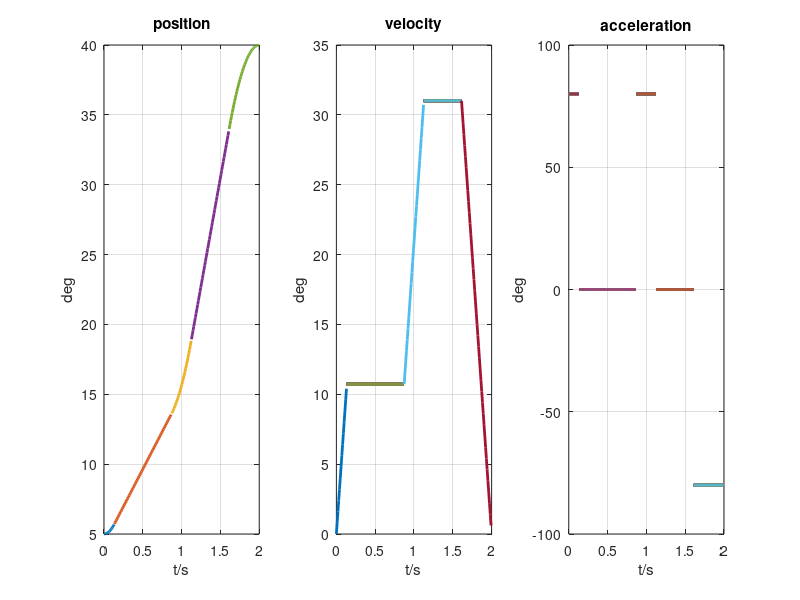
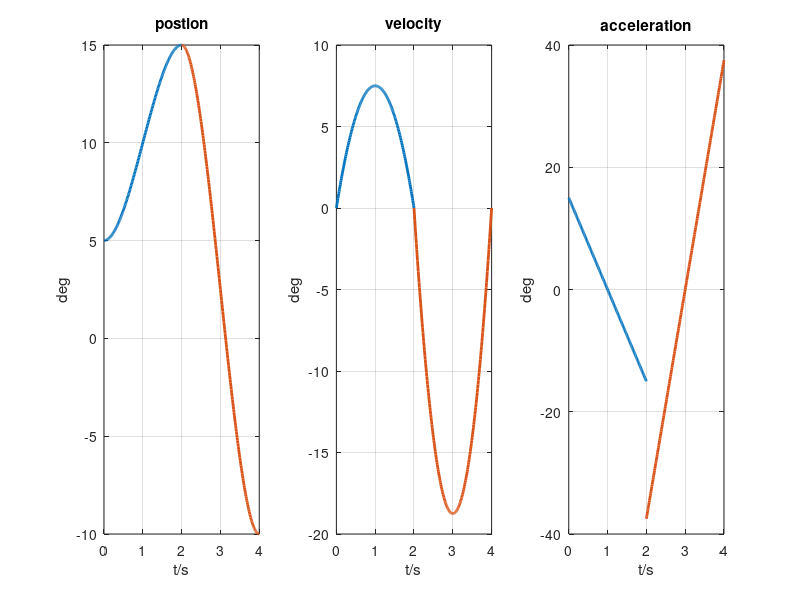

Write the MATLAB code that produced these figures, in order.
%%
% author: Liu Xiao
% ID: 21S053284
clear, clc

%% Q1
theta1 = 5;
theta2 = 15;
theta3 = 40;
acc = 80;
t_d12 = 1;
t_d23 = 1; 

%step1 
t_b1 = t_d12 - sqrt(t_d12*t_d12 - 2*(theta2-theta1)/acc);
v_12 = (theta2-theta1)/(t_d12-0.5*t_b1);

%step2
t_b3 = t_d23 - sqrt(t_d23*t_d23 - 2*(theta3-theta2)/acc);
v_23 = (theta3-theta2)/(t_d23-0.5*t_b3);

%step3
t_b2 = (v_23-v_12)/acc;

%function theta
f1 = @(t_) theta1 + 0.5*acc*t_.^2;
f2 = @(t_) f1(t_b1) + v_12 * (t_ - t_b1);
f3 = @(t_) f2(t_d12-0.5*t_b2) + v_12*(t_-(t_d12 - 0.5*t_b2)) + 1/2 * acc * (t_-(t_d12 - 0.5*t_b2)).^2;
f4 = @(t_) f3(t_d12+0.5*t_b2) + v_23 * (t_ - (t_d12+0.5*t_b2));
f5 = @(t_) f4(t_d12+t_d23-t_b3) + v_23*(t_ - (t_d12+t_d23-t_b3)) - 1/2*acc*((t_ - (t_d12+t_d23-t_b3))).^2;

%v
df1 = @(t_) acc*t_;
df2 = @(t_) v_12 * ones(size(t_, 2));
df3 = @(t_) v_12 + acc * (t_-(t_d12 - 0.5*t_b2));
df4 = @(t_) v_23* ones(size(t_, 2));
df5 = @(t_) v_23 - acc*((t_ - (t_d12+t_d23-t_b3)));

%acc
ddf1 = @(t_) acc * ones(size(t_, 2));
ddf2 = @(t_) zeros(size(t_, 2));
ddf3 = @(t_) acc * ones(size(t_, 2));
ddf4 = @(t_) zeros(size(t_, 2));
ddf5 = @(t_) -acc * ones(size(t_, 2));

tt1 = 0:1e-2:t_b1;
tt2 = t_b1:1e-2:t_d12-0.5*t_b2;
tt3 = t_d12-0.5*t_b2:1e-2:t_d12+0.5*t_b2;
tt4 = t_d12+0.5*t_b2:1e-2:t_d12+t_d23-t_b3;
tt5 = t_d12+t_d23-t_b3:1e-2:t_d12+t_d23;

figure(1);
%draw theta
subplot(131);
plot(tt1, f1(tt1), 'linewidth', 2);
hold on;
plot(tt2, f2(tt2), 'linewidth', 2);
plot(tt3, f3(tt3), 'linewidth', 2);
plot(tt4, f4(tt4), 'linewidth', 2);
plot(tt5, f5(tt5), 'linewidth', 2);
grid on;
title('position');
xlabel('t/s');
ylabel('deg');

%draw v
subplot(132);
plot(tt1, df1(tt1), 'linewidth', 2);
hold on;
plot(tt2, df2(tt2), 'linewidth', 2);
plot(tt3, df3(tt3), 'linewidth', 2);
plot(tt4, df4(tt4), 'linewidth', 2);
plot(tt5, df5(tt5), 'linewidth', 2);
grid on;
title('velocity');
xlabel('t/s');
ylabel('deg');

%draw acc
subplot(133);
plot(tt1, ddf1(tt1), 'linewidth', 2);
hold on;
plot(tt2, ddf2(tt2), 'linewidth', 2);
plot(tt3, ddf3(tt3), 'linewidth', 2);
plot(tt4, ddf4(tt4), 'linewidth', 2);
plot(tt5, ddf5(tt5), 'linewidth', 2);
grid on;
title('acceleration');
xlabel('t/s');
ylabel('deg');



%% Q2
theta0 = 5;
theta1 = 15;
theta2 = -10;
td = 2;

%step1
a0 = 5;
a1 = 0;
h = (theta1 - theta0);
a2 = 3*h / td^2;
a3 = -2*h / td^3;

cubic1 = [a3 a2 a1 a0];

a0 = 15;
a1 = 0;
h = (theta2 - theta1);
a2 = 3*h / td^2;
a3 = -2*h / td^3;

cubic2 = [a3 a2 a1 a0];

figure(2);
subplot(131);
x = 0:1e-2:td;
plot(x, polyval(cubic1, x), 'linewidth', 2);
hold on;
x = td:1e-2:2*td;
plot(x, polyval(cubic2, x-td), 'linewidth', 2);
grid on;
title('postion');
xlabel('t/s');
ylabel('deg');
hold off;

subplot(132);
x = 0:1e-2:td;
dcubic1 = polyder(cubic1);
dcubic2 = polyder(cubic2);
plot(x, polyval(dcubic1, x), 'linewidth', 2);
hold on;
x = td:1e-2:2*td;
plot(x, polyval(dcubic2, x-td), 'linewidth', 2);
grid on;
title('velocity');
xlabel('t/s');
ylabel('deg');
hold off;

subplot(133);
x = 0:1e-2:td;
ddcubic1 = polyder(dcubic1);
ddcubic2 = polyder(dcubic2);
plot(x, polyval(ddcubic1, x), 'linewidth', 2);
hold on;
x = td:1e-2:2*td;
plot(x, polyval(ddcubic2, x-td), 'linewidth', 2);
grid on;
title('acceleration');
xlabel('t/s');
ylabel('deg');
hold off;